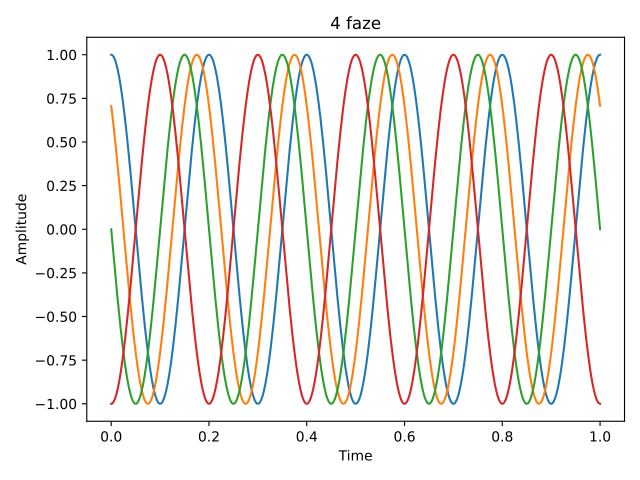

Recreate this plot in Python.
import numpy as np
import matplotlib.pyplot as plt
pi=np.pi
def b(t):
    return np.cos(10*np.pi*t+0)
def c(t):
    return np.cos(10*np.pi*t+pi/4)
def d(t):
    return np.cos(10*np.pi*t+pi/2)
def e(t):
    return np.cos(10*np.pi*t+pi)


t=np.arange(0,1,0.00001)

fig, ax = plt.subplots()
ax.plot(t,b(t))
ax.plot(t,c(t))
ax.plot(t,d(t))
ax.plot(t,e(t))
ax.set_title("4 faze")
ax.set_xlabel("Time")
ax.set_ylabel("Amplitude")
plt.tight_layout()

fig.show()
plt.savefig("ex2_1.pdf")
plt.show()
